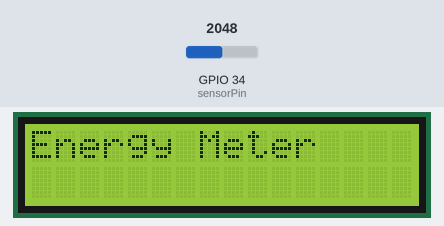
Bench run of a sketch on a simulated ESP32. Parts: 16×2 character LCD. The inputs (shaded band) are chosen by the test bench; at power-on: GPIO 34 (sensorPin) = 2048. What the sketch prints to the serial monitor is not drawn.

Above: at 1.2 s.
At 3.4 s:
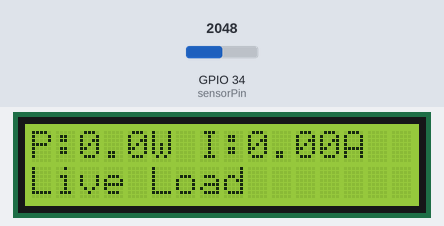
At 5.5 s:
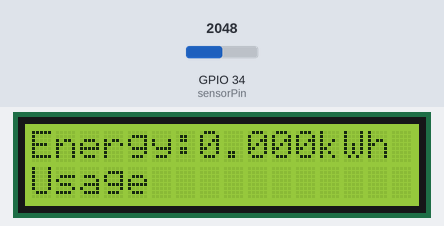
At 7.5 s:
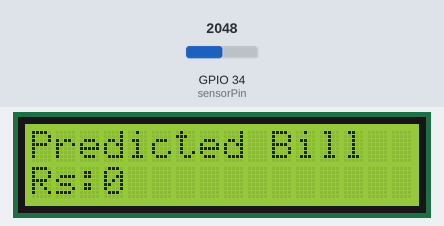

The sketch:

energy_meter.ino
```cpp
#include <Wire.h>
#include <LiquidCrystal_I2C.h>
#include <math.h>   // ✅ FIX for sqrt()

#define SDA_PIN 21
#define SCL_PIN 22

LiquidCrystal_I2C lcd(0x27, 16, 2);

int sensorPin = 34;

float current = 0;
float power = 0;
float smoothPower = 0;
float energy = 0;

float offset = 0;
float rate = 8.0;

unsigned long lastTime = 0;

void setup() {
  Serial.begin(115200);
  Wire.begin(SDA_PIN, SCL_PIN);

  lcd.begin(16, 2);   // ✅ safer than lcd.init()
  lcd.backlight();

  // Offset calibration
  long sum = 0;
  for (int i = 0; i < 500; i++) {
    sum += analogRead(sensorPin);
    delay(2);
  }
  offset = sum / 500.0;

  lcd.clear();
  lcd.setCursor(0, 0);
  lcd.print("Energy Meter");
  delay(2000);
}

void loop() {

  long sum = 0;

  for (int i = 0; i < 200; i++) {
    int value = analogRead(sensorPin);
    float diff = value - offset;
    sum += (long)(diff * diff);   // ✅ avoid warning
    delay(1);
  }

  float rms = sqrt(sum / 200.0);
  float voltage = rms * (3.3 / 4095.0);

  current = voltage / 0.185;

  // Noise filtering
  if (current < 0.02) current = 0;
  if (current > 1.0) current = 0;

  power = 230.0 * current;

  // Smoothing filter
  smoothPower = (0.7 * smoothPower) + (0.3 * power);

  // Energy calculation
  if (millis() - lastTime >= 1000) {
    lastTime = millis();
    energy += (smoothPower / 1000.0) / 3600.0;
  }

  // Prediction
  float predictedCost = 0;
  if (smoothPower > 7) {
    float monthlyUnits = (smoothPower / 1000.0) * 24 * 30;
    predictedCost = monthlyUnits * rate;
  }

  // ================= LCD DISPLAY =================

  // Screen 1
  lcd.clear();
  lcd.setCursor(0, 0);
  lcd.print("P:");
  lcd.print(smoothPower, 1);
  lcd.print("W ");

  lcd.print("I:");
  lcd.print(current, 2);
  lcd.print("A");

  lcd.setCursor(0, 1);
  lcd.print("Live Load");

  delay(2000);

  // Screen 2
  lcd.clear();
  lcd.setCursor(0, 0);
  lcd.print("Energy:");
  lcd.print(energy, 3);
  lcd.print("kWh");

  lcd.setCursor(0, 1);
  lcd.print("Usage");

  delay(2000);

  // Screen 3
  lcd.clear();
  lcd.setCursor(0, 0);
  lcd.print("Predicted Bill");

  lcd.setCursor(0, 1);
  lcd.print("Rs:");
  lcd.print(predictedCost, 0);

  delay(2000);

  // Serial Debug
  Serial.print("Current: ");
  Serial.print(current);
  Serial.print(" A | Power: ");
  Serial.print(smoothPower);
  Serial.print(" W | Energy: ");
  Serial.print(energy, 6);
  Serial.print(" kWh | Predicted Cost: ");
  Serial.println(predictedCost);
}
```

Measured:
- by itself, everything shown: repeats every 6.3 s, in 3 steps
- what the display in image 0 shows lasts 2.3 s, from 1.1 s to 3.4 s
- what the display in image 1 shows lasts 2.0 s, from 3.4 s to 5.4 s
